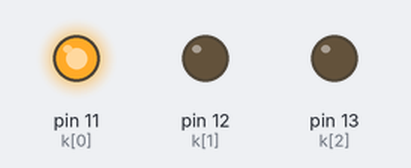
The sketch below on a simulated Arduino Uno, built with avr-gcc and run on an emulated ATmega328P. On the bench: output pins drawn as LEDs (lit = HIGH).

Above: at 0.5 s.
At 1.5 s:
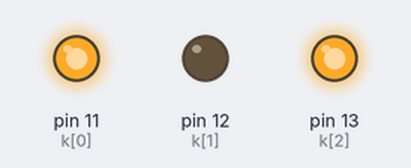
At 3.5 s:
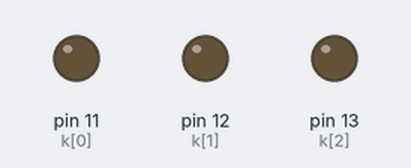
Timing chart, 0 to 5.2 s (numbered marks = the images above):
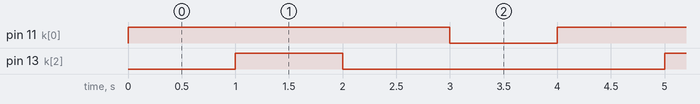

The sketch:

Even_Number_LED_Pattern.ino
```cpp
const int a = 3; // The number depends on the number of LED's attached//
const int k[a] = {11,12,13};// the number should be the pins connected to it//
void setup(){
  for(int i = 0; i<a;i++){
  pinMode(k[i], OUTPUT);
  }
}
void loop(){
  for(int i =0;i<a;i++){
    if(i % 2 == 0){
    digitalWrite(k[i], HIGH);
    delay(1000);
   }
  }
  for(int i = a-1;i>=0;i--){
    if( i % 2 == 0){
    digitalWrite(k[i], LOW);
    delay(1000);
    }
  }
}
```

Measured:
- by itself, pin 11 (k[0]): alternates HIGH for 3.0 s and LOW for 1.0 s
- by itself, pin 13 (k[2]): alternates HIGH for 1.0 s and LOW for 3.0 s
- by itself, everything shown: repeats every 4.0 s, in 4 steps
